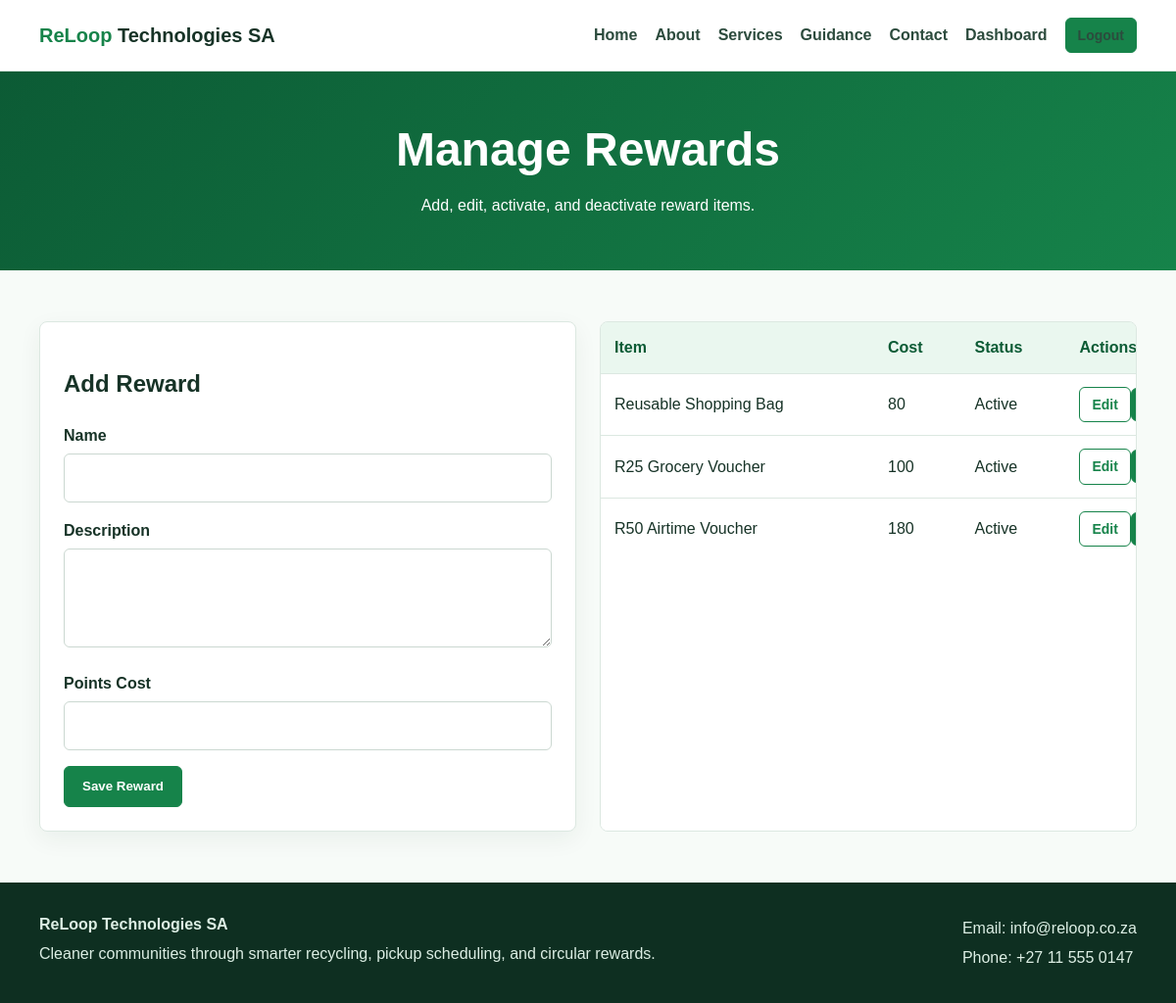
Page /admin/manage_rewards.php (signed in) on the committed database.
### tables this page shows
CREATE TABLE reward_items (
    rewardItemID INT AUTO_INCREMENT PRIMARY KEY,
    itemName VARCHAR(100) NOT NULL,
    description VARCHAR(255) NOT NULL,
    pointsCost INT NOT NULL,
    isActive BOOLEAN DEFAULT TRUE
);

### includes/db.php (called while the page is built, shortened)
<?php
function e($value) {
    return htmlspecialchars((string)$value, ENT_QUOTES, 'UTF-8');
}
?>

### admin/manage_rewards.php (the view, shortened to what this page needs)
<?php
require_once __DIR__ . '/../includes/auth.php';
$edit = null;
$items = $pdo->query('SELECT * FROM reward_items ORDER BY isActive DESC, pointsCost')->fetchAll();
include __DIR__ . '/../includes/header.php';
?>
<section class="page-hero compact"><h1>Manage Rewards</h1><p>Add, edit, activate, and deactivate reward items.</p></section>
<section class="section grid two">
    <div>
        <form method="post" class="form-card">
            <h2><?= $edit ? 'Edit Reward' : 'Add Reward' ?></h2>
            <label>Name<input type="text" name="itemName" value="<?= e($edit['itemName'] ?? '') ?>" required></label>
            <label>Description<textarea name="description" rows="3" required><?= e($edit['description'] ?? '') ?></textarea></label>
            <label>Points Cost<input type="number" name="pointsCost" min="1" value="<?= e($edit['pointsCost'] ?? '') ?>" required></label>
            <button class="btn" name="saveReward" type="submit">Save Reward</button>
        </form>
    </div>
    <div class="table-wrap"><table><thead><tr><th>Item</th><th>Cost</th><th>Status</th><th>Actions</th></tr></thead><tbody>
    <?php foreach ($items as $item): ?>
        <tr><td><?= e($item['itemName']) ?></td><td><?= e($item['pointsCost']) ?></td><td><?= $item['isActive'] ? 'Active' : 'Inactive' ?></td><td><a class="btn small outline" href="?edit=<?= e($item['rewardItemID']) ?>">Edit</a><form method="post" class="inline-form"><input type="hidden" name="rewardItemID" value="<?= e($item['rewardItemID']) ?>"><button class="btn small" name="toggleActive" type="submit"><?= $item['isActive'] ? 'Deactivate' : 'Activate' ?></button></form></td></tr>
    <?php endforeach; ?>
    </tbody></table></div>
</section>
<?php include __DIR__ . '/../includes/footer.php'; ?>

### assets/css/style.css (style rules this page uses)
:root { --green: #16834a; --green-dark: #0c5b35; --mint: #eaf7ef; --lime: #b6e15a; --ink: #173327; --muted: #66746d; --line: #dce8e1; --white: #ffffff; --danger: #c0392b; --warning: #b7791f; --info: #2563eb; }
* { box-sizing: border-box; }
body { margin: 0; font-family: Arial, Helvetica, sans-serif; color: var(--ink); background: #f7fbf8; line-height: 1.6; }
a { color: inherit; text-decoration: none; }
.hero h1, .page-hero h1 { margin: 0 0 18px; font-size: 48px; line-height: 1.08; letter-spacing: 0; }
.page-hero { padding: 70px 24px; background: linear-gradient(135deg, var(--green-dark), var(--green)); color: var(--white); text-align: center; }
.page-hero.compact { padding: 54px 24px; }
.page-hero p { max-width: 720px; margin: 0 auto; }
.section { max-width: 1160px; margin: 0 auto; padding: 52px 20px; }
.grid.two { display: grid; grid-template-columns: repeat(2, minmax(0, 1fr)); gap: 24px; }
.card, .form-card { background: var(--white); border: 1px solid var(--line); border-radius: 8px; padding: 24px; box-shadow: 0 8px 24px rgba(23, 51, 39, .06); }
.btn { display: inline-flex; justify-content: center; align-items: center; min-height: 42px; padding: 10px 18px; border: 1px solid var(--green); border-radius: 6px; background: var(--green); color: var(--white); font-weight: 700; cursor: pointer; }
.btn.outline { background: transparent; color: var(--green); }
.btn.small { min-height: 34px; padding: 6px 12px; font-size: 14px; }
.form-card label { display: block; font-weight: 700; margin-bottom: 16px; }
input, select, textarea { width: 100%; margin-top: 6px; padding: 11px 12px; border: 1px solid #cbd8d1; border-radius: 6px; font: inherit; background: var(--white); }
.inline-form { display: inline-flex; gap: 8px; align-items: center; margin: 0; }
.table-wrap { overflow-x: auto; background: var(--white); border: 1px solid var(--line); border-radius: 8px; }
table { width: 100%; border-collapse: collapse; min-width: 720px; }
th, td { padding: 13px 14px; border-bottom: 1px solid var(--line); text-align: left; vertical-align: middle; }
th { background: var(--mint); color: var(--green-dark); }
tr:last-child td { border-bottom: 0; }

### rows in the picture
reward_items: itemName "Reusable Shopping Bag", pointsCost "80", isActive "Active"
reward_items: itemName "R25 Grocery Voucher", pointsCost "100", isActive "Active"
reward_items: itemName "R50 Airtime Voucher", pointsCost "180", isActive "Active"
